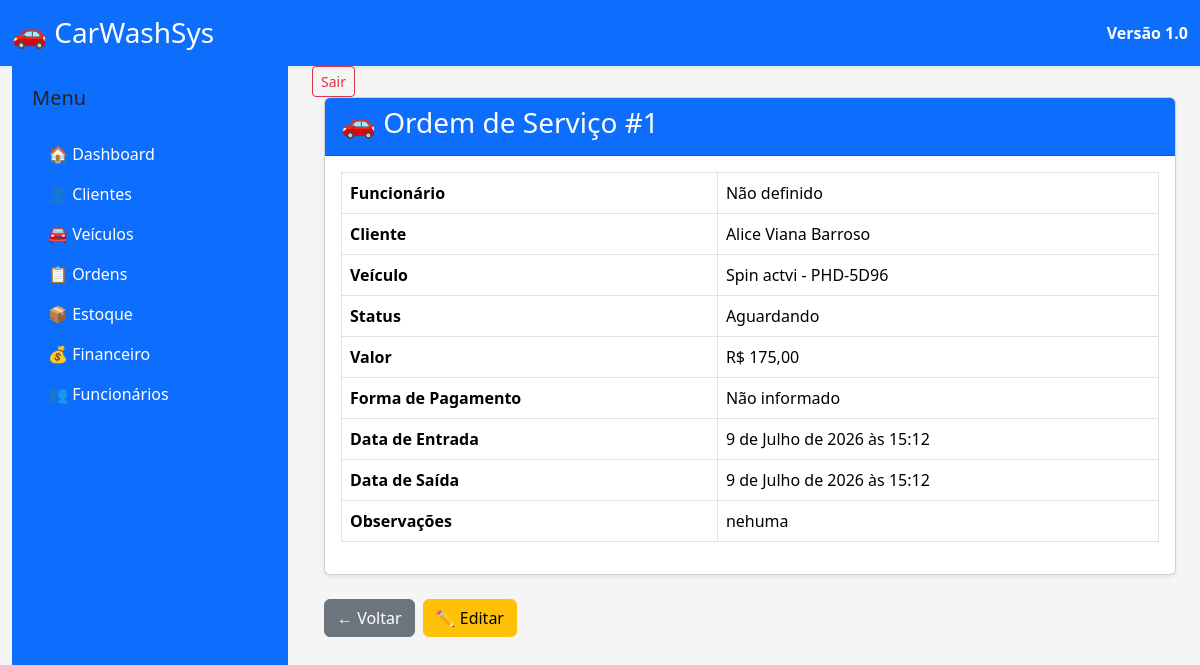
The page /ordens/1/ on the database as committed earlier.
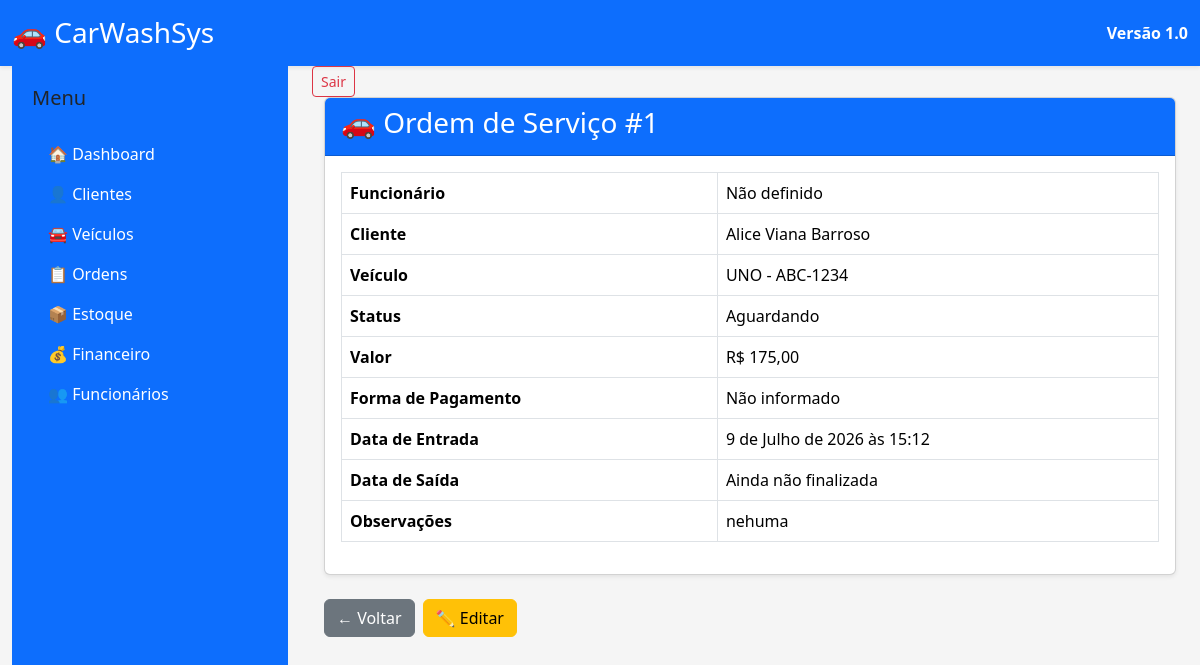
The same page on the database as committed later.
### apps/ordens/models.py (models this page shows, shortened)
class OrdemServico(models.Model):
    STATUS = [
        ("Aguardando", "Aguardando"),
        ("Em andamento", "Em andamento"),
        ("Finalizado", "Finalizado"),
        ("Entregue", "Entregue"),
    ]
    cliente = models.ForeignKey(
        Cliente,
        on_delete=models.CASCADE,
        related_name="ordens_servico",
    )
    veiculo = models.ForeignKey(
        Veiculo,
        on_delete=models.CASCADE,
        related_name="ordens_servico",
    )
    data_entrada = models.DateTimeField(
        auto_now_add=True,
    )
    data_saida = models.DateTimeField(
        null=True,
        blank=True,
    )
    status = models.CharField(
        max_length=20,
        choices=STATUS,
        default="Aguardando",
    )
    valor = models.DecimalField(
        max_digits=8,
        decimal_places=2,
        default=0,
    )
    forma_pagamento = models.CharField(
        max_length=30,
        blank=True,
    )
    observacoes = models.TextField(
        blank=True,
    )
    funcionario = models.ForeignKey(
    Funcionario,
    on_delete=models.SET_NULL,
    null=True,
    blank=True,
    related_name="ordens_servico",
)

### apps/veiculos/models.py (models this page shows, shortened)
class Veiculo(models.Model):
    cliente = models.ForeignKey(
        Cliente,
        on_delete=models.CASCADE,
        related_name="veiculos",
        verbose_name="Proprietário"
    )
    placa = models.CharField(
        max_length=10,
        unique=True,
    )
    marca = models.CharField(
        max_length=50,
    )
    modelo = models.CharField(
        max_length=50,
    )
    cor = models.CharField(
        max_length=30,
    )
    ano = models.PositiveIntegerField()
    observacoes = models.TextField(
        blank=True,
    )
    ativo = models.BooleanField(
        default=True,
    )

### apps/clientes/models.py (models this page shows, shortened)
class Cliente(models.Model):
    nome = models.CharField(
        max_length=150
    )
    cpf = models.CharField(
        max_length=14,
        unique=True
    )
    telefone = models.CharField(
        max_length=20
    )
    email = models.EmailField(
        blank=True
    )
    endereco = models.CharField(
        max_length=200,
        blank=True
    )
    cidade = models.CharField(
        max_length=100,
        blank=True
    )
    estado = models.CharField(
        max_length=2,
        blank=True
    )
    cep = models.CharField(
        max_length=9,
        blank=True
    )
    observacoes = models.TextField(
        blank=True
    )
    data_cadastro = models.DateTimeField(
        auto_now_add=True
    )
    ativo = models.BooleanField(
        default=True
    )

### apps/ordens/views.py (the view)
def detalhes_ordem(request, pk):
    ordem = get_object_or_404(
        OrdemServico,
        pk=pk,
    )
    context = {
        "ordem": ordem,
    }
    return render(
        request,
        "ordens/detalhes.html",
        context,
    )

### templates/ordens/detalhes.html (shortened to what this page needs)
{% extends "base.html" %}
{% block content %}
<div class="container-fluid">
    <div class="card shadow-sm">
        <div class="card-header bg-primary text-white">
            <h3>
                🚗 Ordem de Serviço #{{ ordem.id }}
            </h3>
        </div>
        <div class="card-body">
            <table class="table table-bordered">
                    <tr>
        <th>Funcionário</th>
        <td>
            {{ ordem.funcionario|default:"Não definido" }}
        </td>
    </tr>
                <tr>
                    <th>Cliente</th>
                    <td>{{ ordem.cliente.nome }}</td>
                </tr>
                <tr>
                    <th>Veículo</th>
                    <td>{{ ordem.veiculo.modelo }} - {{ ordem.veiculo.placa }}</td>
                </tr>
                <tr>
                    <th>Status</th>
                    <td>{{ ordem.status }}</td>
                </tr>
                <tr>
                    <th>Valor</th>
                    <td>R$ {{ ordem.valor }}</td>
                </tr>
                <tr>
                    <th>Forma de Pagamento</th>
                    <td>{{ ordem.forma_pagamento|default:"Não informado" }}</td>
                </tr>
                <tr>
                    <th>Data de Entrada</th>
                    <td>{{ ordem.data_entrada }}</td>
                </tr>
                <tr>
                    <th>Data de Saída</th>
                    <td>{{ ordem.data_saida|default:"Ainda não finalizada" }}</td>
                </tr>
                <tr>
                    <th>Observações</th>
                    <td>{{ ordem.observacoes|default:"Nenhuma observação." }}</td>
                </tr>
            </table>
        </div>
    </div>
    <div class="mt-4 d-flex gap-2">
        <a
            href="{% url 'lista_ordens' %}"
            class="btn btn-secondary">
            ← Voltar
        </a>
        <a
            href="{% url 'editar_ordem' ordem.pk %}"
            class="btn btn-warning">
            ✏️ Editar
        </a>
    </div>
</div>
{% endblock %}

Rows that differ between the two databases and show on the page:
changed OrdemServico "Não definido": veiculo.modelo "Spin actvi" → "UNO"; veiculo.placa "PHD-5D96" → "ABC-1234"; data_saida "9 de Julho de 2026 às 15:12" → "Ainda não finalizada"
